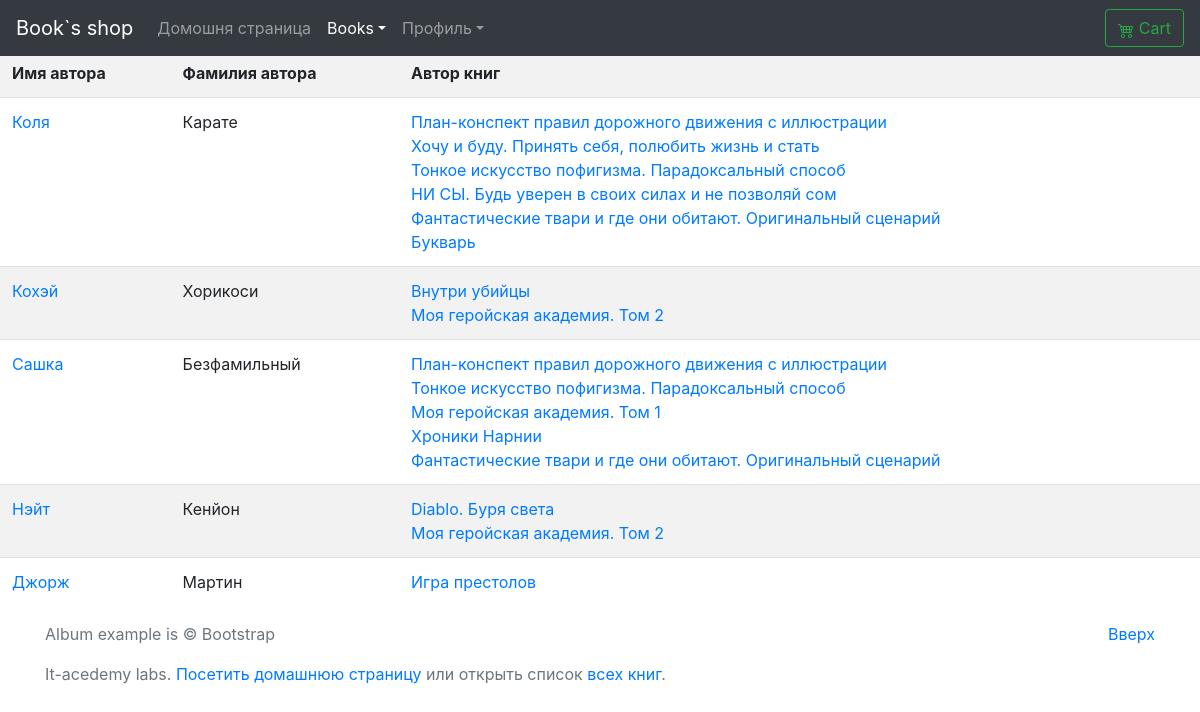
The page /books/author_list on the database its author committed.
### books/models.py (models this page shows, shortened)
class Author(models.Model):
    first_name=models.CharField(
        verbose_name="Имя",
        max_length=50
    )
    last_name=models.CharField(
        verbose_name="Фамилия",
        max_length=50
    )
    description = models.TextField(
        verbose_name="Информация об атворе",
        null=True,
        blank=True,
        default='Информация об авторескоро будет добавлена на сайт. Сделать ее более полной и интересной помогут объективные отзывы тех, кто хорошо знаком с творчеством и фактами биографии данного автора. Оставляйте свои комментарии, делитесь впечатлениями и вступайте в дискуссии — это поможет другим сделать выбор.'
    )

class Books(models.Model):
    name=models.CharField(
        verbose_name="Имя книги",
        max_length=100
    )
    description = models.TextField(
        verbose_name='Описание книги',
        null=True,
        blank=True
    )
    picture=models.ImageField(
        verbose_name="Фото обложки",
        upload_to="books-pic",
        null=True,
        blank=True,
        default="books-pic/default.jpg"
    )
    price=models.DecimalField(
        verbose_name="Цена",
        max_digits=5,
        decimal_places=2,
        default=00.00
    )
    author=models.ManyToManyField(
        'Author',
        verbose_name="Автор",
        related_name="books_author"
    )
    series=models.ManyToManyField(
        'Series',
        verbose_name="Серия",
        related_name="series_books",
        blank=True,
    )
    genre=models.ManyToManyField(
        'Genre',
        verbose_name="Жанр",
        related_name="genre_books"
    )
    publishing_year=models.PositiveSmallIntegerField (
        verbose_name="Год издания",
        default=2020
    )
    count_page=models.IntegerField(
        verbose_name="Кол-во страниц",
        default=100
    )
    binging=models.ForeignKey(
        'Binging',
        verbose_name="Переплёт",
        on_delete=models.PROTECT,
        default=1
    )
    format_book=models.CharField(
        verbose_name="Формат",
        default="99x99",
        max_length=15
    )
    isbn=models.CharField(
        verbose_name="ISBN",
        default="999-1-88877-6",
        max_length=15
    )
    weight=models.PositiveSmallIntegerField(
        verbose_name="Вес(гр.)",
        default="100"
    )
    age_limit=models.CharField(
        verbose_name="Ограничение по возрасту",
        default="6+",
        max_length=3
    )
    publisher=models.ManyToManyField(
        'Publisher',
        verbose_name="Издательство",
        related_name="publisher_books"
    )
    count_book=models.IntegerField(
        verbose_name="Ко-во книг в наличии",
        default=100
    )
    availability=models.BooleanField(
        verbose_name="Наличие книги",
        default=True
    )
    rating=models.FloatField(
        verbose_name="Рейтинг",
        validators=[MinValueValidator(0), MaxValueValidator(10)],
        default=9
    )
    created=models.DateField(
        verbose_name="Дата внесения в каталог",
        auto_now=False,
        auto_now_add=True
    )
    updated=models.DateField(
        verbose_name="Дата последнего изменения",
        auto_now=True,
        auto_now_add=False
    )
    user=models.ForeignKey(
        User,
        on_delete=models.PROTECT,
        default=2
    )
    def __str__(self):
        return f"{self.name}"

### books/views.py (the view)
# urls.py: path('author_list', views.AuthorList.as_view(),name='author_list'),
class AuthorList(ListView):
    model=Author
    template_name='author/a_list.html'

### books/templates/author/a_list.html (shortened to what this page needs)
{% extends "base.html" %}
{% load crispy_forms_tags %}
        {% block books_active %}
          <a class="nav-link dropdown-toggle active" href="{% url 'CRUDL_books:list' %}" id="dropdown01" data-toggle="dropdown" aria-haspopup="true" aria-expanded="true">Books</a>
        {% endblock books_active %}
    {% block main %}
        <table class="table table-striped" width="100%" >
                <tr>
                    <th>Имя автора</th><th>Фамилия автора</th><th>Автор книг</th>
                </tr>
            {% for author in object_list %}
                <tr>
                    <td><a href="{% url 'CRUDL_books:author_detail' author.pk %}">{{author.first_name}}</a> </td>
                    <td>{{author.last_name}} </td>
                    <td>
                            {% for books in author.books_author.all %}
                                <a href="{% url 'CRUDL_books:detail' books.pk %}">{{books}}</a> <br>
                            {%endfor%}
                    </td>
                </tr>
        {% endfor %}
        </table>
{% endblock main %}

### test_hello_word/static/css/carousel.css (style rules this page uses)
body { padding-top: 3rem; padding-bottom: 3rem; color: #5a5a5a; }

### rows shown on the page
Author: first_name "Коля", last_name "Карате"
Books: name "План-конспект правил дорожного движения с иллюстрации"
Books: name "Хочу и буду. Принять себя, полюбить жизнь и стать"
Books: name "Тонкое искусство пофигизма. Парадоксальный способ"
Books: name "НИ СЫ. Будь уверен в своих силах и не позволяй сом"
Books: name "Фантастические твари и где они обитают. Оригинальный сценарий"
Books: name "Букварь"
Author: first_name "Кохэй", last_name "Хорикоси"
Books: name "Внутри убийцы"
Books: name "Моя геройская академия. Том 2"
Author: first_name "Сашка", last_name "Безфамильный"
Books: name "Моя геройская академия. Том 1"
Books: name "Хроники Нарнии"
Author: first_name "Нэйт", last_name "Кенйон"
Books: name "Diablo. Буря света"
Author: first_name "Джорж", last_name "Мартин"
Books: name "Игра престолов"
